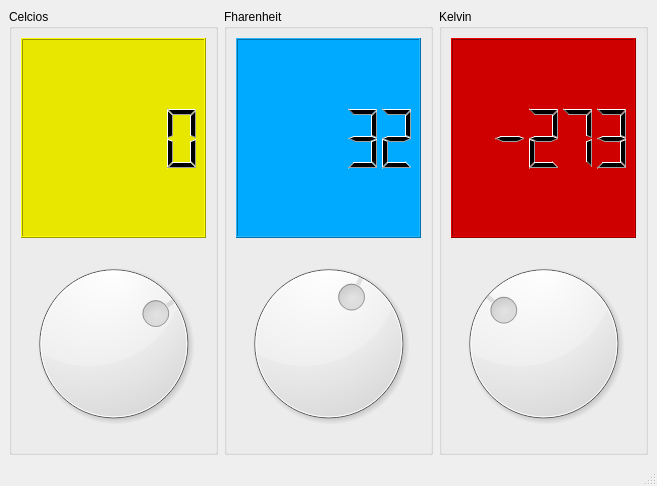
<?xml version="1.0" encoding="UTF-8"?>
<ui version="4.0">
 <class>Principal</class>
 <widget class="QMainWindow" name="Principal">
  <property name="geometry">
   <rect>
    <x>0</x>
    <y>0</y>
    <width>657</width>
    <height>486</height>
   </rect>
  </property>
  <property name="windowTitle">
   <string>Conversor de Temperatura</string>
  </property>
  <property name="windowIcon">
   <iconset resource="recursos.qrc">
    <normaloff>:/Recursos/Termometro.png</normaloff>:/Recursos/Termometro.png</iconset>
  </property>
  <widget class="QWidget" name="centralwidget">
   <layout class="QHBoxLayout" name="horizontalLayout">
    <item>
     <widget class="QGroupBox" name="groupBox">
      <property name="title">
       <string>Celcios</string>
      </property>
      <layout class="QVBoxLayout" name="verticalLayout">
       <item>
        <widget class="QLCDNumber" name="outCent">
         <property name="styleSheet">
          <string notr="true">background-color: rgb(231, 231, 0);</string>
         </property>
        </widget>
       </item>
       <item>
        <widget class="QDial" name="inCent">
         <property name="minimum">
          <number>-215</number>
         </property>
         <property name="maximum">
          <number>100</number>
         </property>
        </widget>
       </item>
      </layout>
     </widget>
    </item>
    <item>
     <widget class="QGroupBox" name="groupBox_2">
      <property name="title">
       <string>Fharenheit</string>
      </property>
      <layout class="QVBoxLayout" name="verticalLayout_2">
       <item>
        <widget class="QLCDNumber" name="outFhar">
         <property name="styleSheet">
          <string notr="true">background-color: rgb(0, 170, 255);
</string>
         </property>
         <property name="value" stdset="0">
          <double>32.000000000000000</double>
         </property>
        </widget>
       </item>
       <item>
        <widget class="QDial" name="inFhar">
         <property name="minimum">
          <number>-215</number>
         </property>
         <property name="maximum">
          <number>210</number>
         </property>
         <property name="value">
          <number>35</number>
         </property>
        </widget>
       </item>
      </layout>
     </widget>
    </item>
    <item>
     <widget class="QGroupBox" name="groupBox_3">
      <property name="title">
       <string>Kelvin</string>
      </property>
      <layout class="QVBoxLayout" name="verticalLayout_3">
       <item>
        <widget class="QLCDNumber" name="outKel">
         <property name="styleSheet">
          <string notr="true">background-color: rgb(206, 0, 0);</string>
         </property>
         <property name="value" stdset="0">
          <double>-273.000000000000000</double>
         </property>
        </widget>
       </item>
       <item>
        <widget class="QDial" name="inKel">
         <property name="minimum">
          <number>-500</number>
         </property>
         <property name="maximum">
          <number>1000</number>
         </property>
        </widget>
       </item>
      </layout>
     </widget>
    </item>
   </layout>
  </widget>
  <widget class="QMenuBar" name="menubar">
   <property name="geometry">
    <rect>
     <x>0</x>
     <y>0</y>
     <width>657</width>
     <height>25</height>
    </rect>
   </property>
  </widget>
  <widget class="QStatusBar" name="statusbar"/>
 </widget>
 <resources>
  <include location="recursos.qrc"/>
 </resources>
 <connections>
  <connection>
   <sender>inCent</sender>
   <signal>valueChanged(int)</signal>
   <receiver>outCent</receiver>
   <slot>display(int)</slot>
   <hints>
    <hint type="sourcelabel">
     <x>133</x>
     <y>370</y>
    </hint>
    <hint type="destinationlabel">
     <x>141</x>
     <y>172</y>
    </hint>
   </hints>
  </connection>
  <connection>
   <sender>inFhar</sender>
   <signal>valueChanged(int)</signal>
   <receiver>outFhar</receiver>
   <slot>display(int)</slot>
   <hints>
    <hint type="sourcelabel">
     <x>408</x>
     <y>385</y>
    </hint>
    <hint type="destinationlabel">
     <x>408</x>
     <y>172</y>
    </hint>
   </hints>
  </connection>
  <connection>
   <sender>inKel</sender>
   <signal>valueChanged(int)</signal>
   <receiver>outKel</receiver>
   <slot>display(int)</slot>
   <hints>
    <hint type="sourcelabel">
     <x>638</x>
     <y>370</y>
    </hint>
    <hint type="destinationlabel">
     <x>638</x>
     <y>167</y>
    </hint>
   </hints>
  </connection>
 </connections>
</ui>
